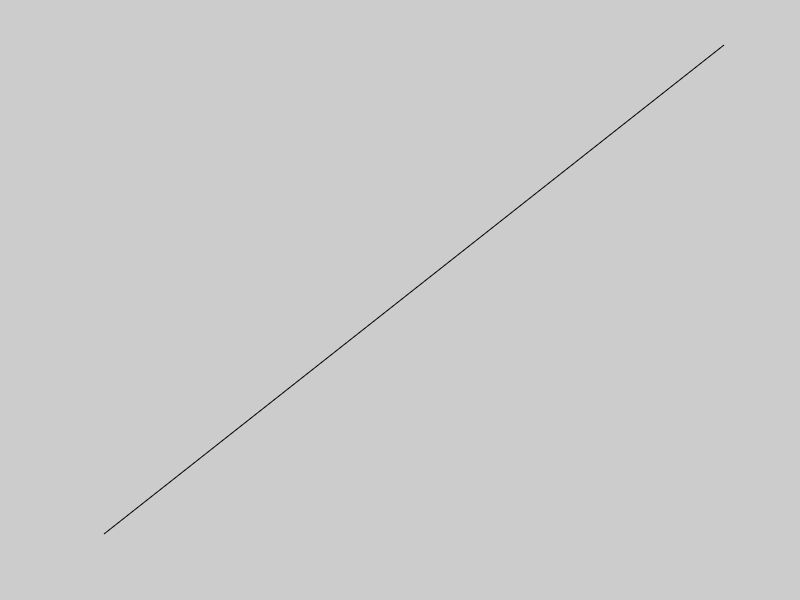

Reproduce this figure in MATLAB. (Note: this script raises an error after producing the figure.)
% makes figure to transparent png:

%1) expand to fit axis in export on the figure
%2) run this program on figure 1 or 2
%3) copy transparent.png (in test) into a ppt 
%4) save as tif file
%5) into canvas.


fig = figure(3);
line;
set(gca,'Color',[0 1 0]);%green[0 1 0]
%original background
background = get(gcf, 'color'); 
%specify transparent background
 set(gcf,'color',[0.8 0.8 0.8]);% grey [0.8 0.8 0.8]
%create output file
set(gcf,'InvertHardCopy','off'); 
set(gca,'visible','off')
print('-dpng', 'D:\test\notTransparent.png');
%read image back in
cdata = imread('D:\test\notTransparent.png');
%write back out with setting transparency info
imwrite(cdata,'D:\test\transparent.png', 'png', 'BitDepth', 16, 'transparency', [0.8 0.8 0.8])%background)